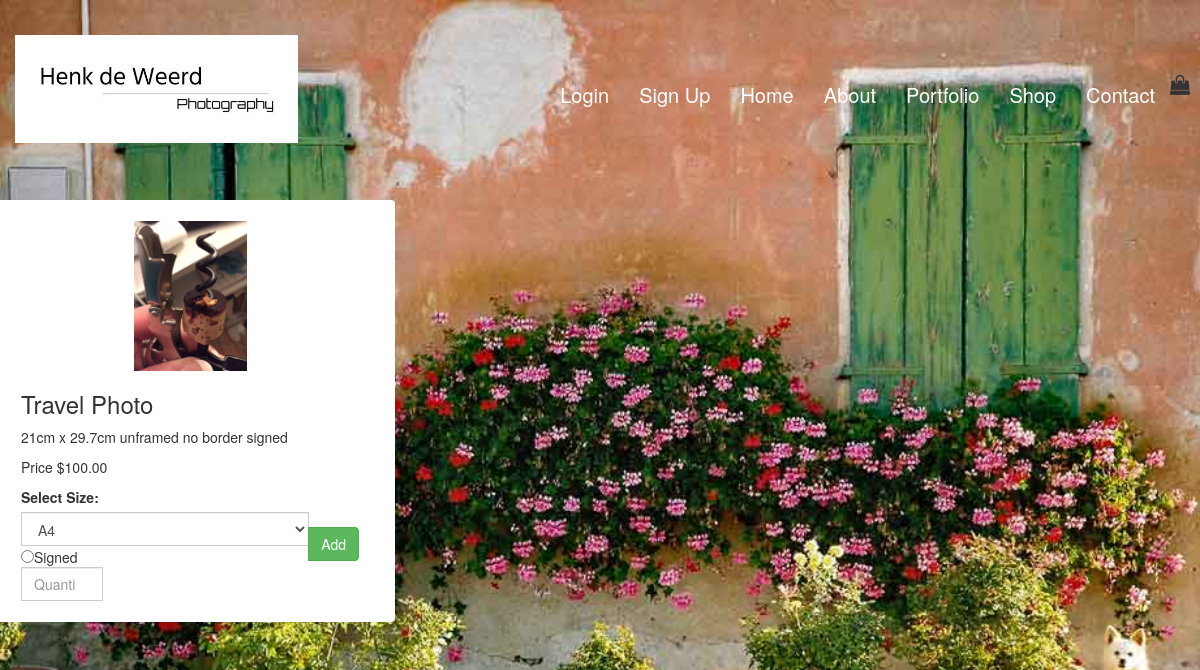
/products/all_products/, run on an earlier commit of the app's database.
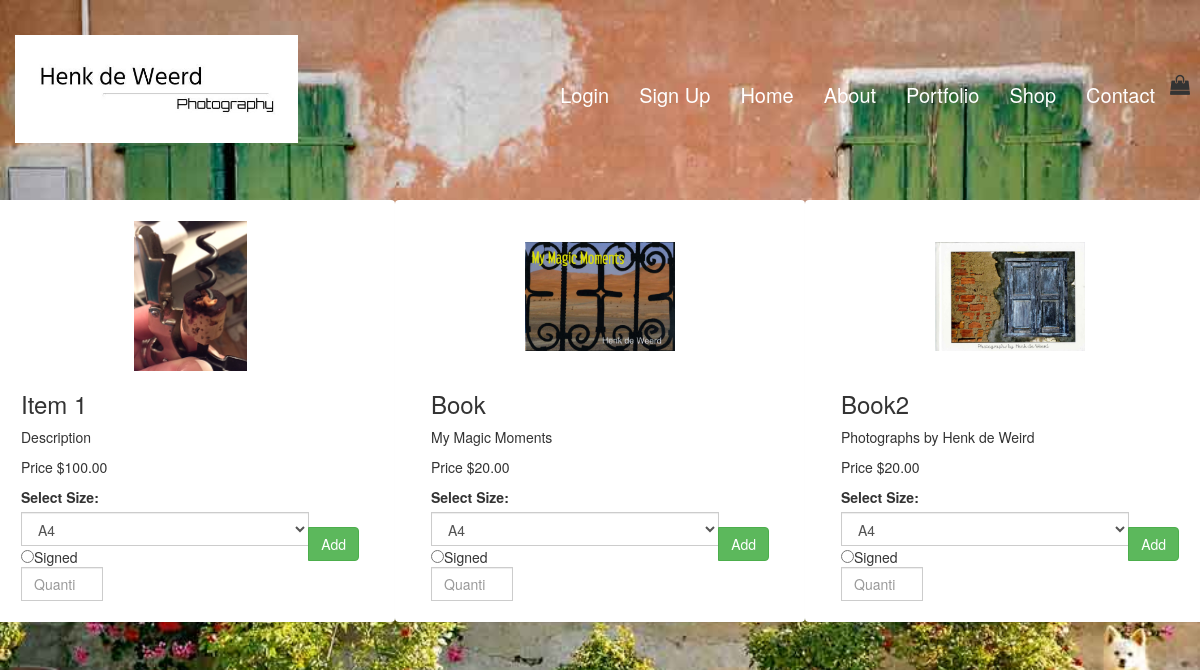
And on a later commit of the database.
### products/models.py (models this page shows, shortened)
class Product(models.Model):
    CANVAS_SIZES=[
          ( 'A4', 'A4 = 21 x 29.7cm'),
          ( 'A3','A3 = 29 x 42cm'),
          ( 'A3+','A3 = 32.9 x 48.3cm'),
       ]
    Bool_choices=[
            (False, 'No'),
            (True, 'Yes'),
        ]
    name = models.CharField(max_length=200, default = '')
    description = models.TextField()
    price = models.DecimalField(max_digits=6, decimal_places=2)
    image = models.ImageField(upload_to='images')
    size = models.CharField(max_length=20, choices=CANVAS_SIZES, default="A4")
    signed = models.BooleanField(choices=Bool_choices, default=True )

### products/views.py (the view)
def all_products(request):
    products = Product.objects.all()
    return render(request, "products.html", {"products":products})

### cart/context.py (called while the page is built)
def cart_contents(request):
    cart = request.session.get('cart', {})
    cart_items = []
    total = 0
    product_count = 0
    for id, quantity in cart.items():
        product = get_object_or_404(Product, pk=id)
        total += quantity * product.price
        product_count += quantity
        cart_items.append({ 'id':id, 'quantity':quantity, 'product':product})
    return {'cart_items': cart_items, 'total': total, 'product_count': product_count}

### products/templates/products.html (shortened to what this page needs)
{% extends 'base.html' %}
{% load static from staticfiles %}
{% block content %}
{% block additional_styles %}
<div class="row row flex">
{% for product in products %}
<div class="col-xs-10 col-xs-offset-1 col-sm-offset-0 col-sm-sm-6 col-md-4 display panel panel-default">
   <div class="panel-body">
   <div class="products" style="background-image: url('{{ MEDIA_URL }}{{ product.image }}')"></div>
   <h3>{{ product.name }}</h3>
   <p class="product-description">{{ product.description }}</p>
   <p>Price ${{ product.price }}</p>
   <form method="post" action="{% url 'add_to_cart' product.id %}">
  <div class="input-group">
  <label for="canvas_size">Select Size:</label>
  <select class="form-control" id="size">
    <option value = "{{ product.size }} ">{{ product.size }}</option>
  </select>
   <div class="input-group">
  <input type="radio" id="signed" value ="checked">Signed
   </div>
   <div class="input-group">
     <input name="quantity" type="number" min="1" max="999" class="form-control" placeholder="Quantity" required>
   </div>
     <span class="input-group-btn">
        <button class="btn btn-success" type="submit">Add</button>
      </span>
     </div>
   </form>
   </div>
</div>
{% endfor %}
</div>
{% endblock %}
{% endblock %}

### templates/base.html (shortened to what this page needs)
{% load staticfiles %}
<!DOCTYPE html>
  <head>
    <link rel="stylesheet" href="https://maxcdn.bootstrapcdn.com/bootstrap/3.3.7/css/bootstrap.min.css" type="text/css" />    <link rel="stylesheet" href="https://cdnjs.cloudflare.com/ajax/libs/font-awesome/4.7.0/css/font-awesome.min.css">
    <link rel="stylesheet" href="{% static 'fontawesome/css/fontawesome.min.css' %}">
    <link rel="stylesheet" href="{% static 'css/style.css' %}">
  </head>
  <body>
   <nav class="navbar navbar-default">
        <div class="container-fluid">
            <div class="row">
                <div class="col-xs-12">
              <a class="navbar-brand" href="{% url 'index' %}"><img class="logo" src="/static/img/Henk_Photography.jpg"></img></a>
            </div>
            <div class="collapse navbar-collapse" id="navbar">
                <ul class="nav navbar-nav navbar-right">
          {% if user.is_authenticated %}
           <li><a href="{% url 'logout' %}">Logout</a></li>
          {% else %}
           <li><a href="{% url 'login' %}">Login</a></li>
           <li> <a href="{% url 'registration' %}">Sign Up</a></li>
           <li><a href="{% url 'index' %}">Home</a></li>
           <li><a href="{% url 'about' %}">About</a></li>
           <li><a href="{% url 'portfolio' %}">Portfolio</a></li>
           <li><a href="{% url 'products' %}">Shop</a></li>
           <li><a href="{% url 'contact' %}">Contact</a></li>
           {% endif %}
           <li>
           <i class="fa fa-shopping-bag"></i>
           <a href="{% url 'view_cart' %}">
           </a>
           </li>
                </ul>
            </div>
       </div>
    </nav>
{% block content %}
{% endblock %}
  </body>
</html>

### static/css/style.css (style rules this page uses)
li { list-style: none; }
.navbar.navbar-default { background-color: transparent; border: none; height: 8em; font-weight: 400; font-size: 20px; }
.navbar-default .navbar-nav>li>a { color: #fff; }
img.logo { height: 6em; }
a { color:black; text-decoration: none; background-color: transparent; }
body { background-repeat: no-repeat; background-size: cover; background-position: center; background-attachment: fixed; }
.panel-body { padding: 20px; height: 100%; }
.products { background-size: contain; background-position: center center; background-repeat: no-repeat; width: 150px; height: 150px; margin: 0 auto; }
.panel-default { border-color: transparent; }

What changed in the data, as far as the page shows it:
changed Product: name "Travel Photo" → "Item 1"; description "21cm x 29.7cm unframed no border signed" → "Description"
added Product: image (picture), name "Book", description "My Magic Moments", price "20.00", size "A4"
added Product: image (picture), name "Book2", description "Photographs by Henk de Weird", price "20.00", size "A4"
